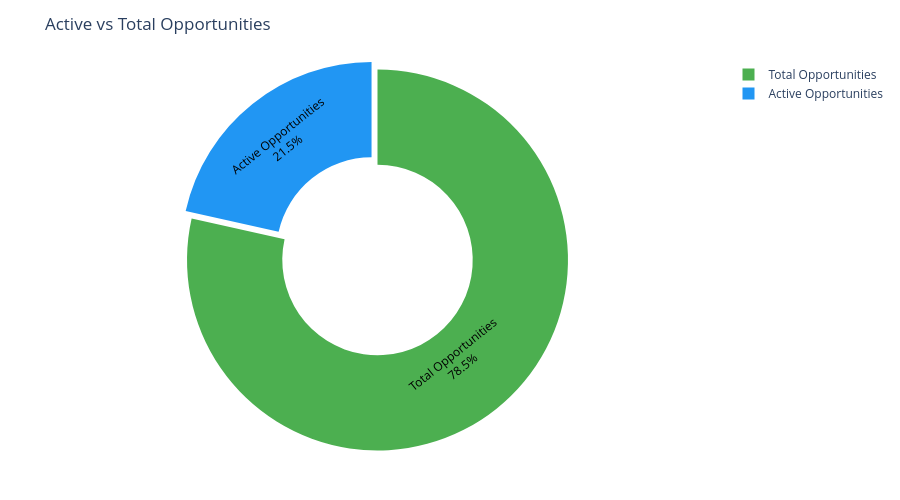

Notebook code for this chart:
### Markdown cell above
### 15. Active vs Total Opportunities
##### This chart compares the number of active opportunities with the total number of opportunities. It helps understand how many deals are still in progress compared to the total deals created.

### Code cell
active = opportunity[~opportunity["Stage"].str.contains("Closed", na=False)]

data = pd.DataFrame({
    "Type": ["Active Opportunities", "Total Opportunities"],
    "Count": [active.shape[0], opportunity.shape[0]]
})

fig = px.pie(
    data,
    values="Count",
    names="Type",
    hole=0.5,
    title="Active vs Total Opportunities",
    color_discrete_sequence=["#4CAF50", "#2196F3"]
)

fig.update_traces(
    textinfo="percent+label",
    pull=[0.05,0],
    textfont=dict(color="black")
)

fig.update_layout(
    height=500,
    margin=dict(t=60,b=40,l=40,r=40)
)

fig.show()

### Figure 1 — Plotly figure (JSON) as saved in the notebook; plotly's stock layout.template omitted (floating-point values rounded to 4 significant figures)
{"data": [{"domain": {"x": [0, 1], "y": [0, 1]}, "hole": 0.5, "hovertemplate": "Type=%{label}<br>Count=%{value}<extra></extra>", "labels": ["Active Opportunities", "Total Opportunities"], "legendgroup": "", "name": "", "pull": [0.05, 0], "showlegend": true, "textfont": {"color": "black"}, "textinfo": "percent+label", "type": "pie", "values": [1272, 4646]}], "layout": {"height": 500, "legend": {"tracegroupgap": 0}, "margin": {"b": 40, "l": 40, "r": 40, "t": 60}, "piecolorway": ["#4CAF50", "#2196F3"], "title": {"text": "Active vs Total Opportunities"}}}
